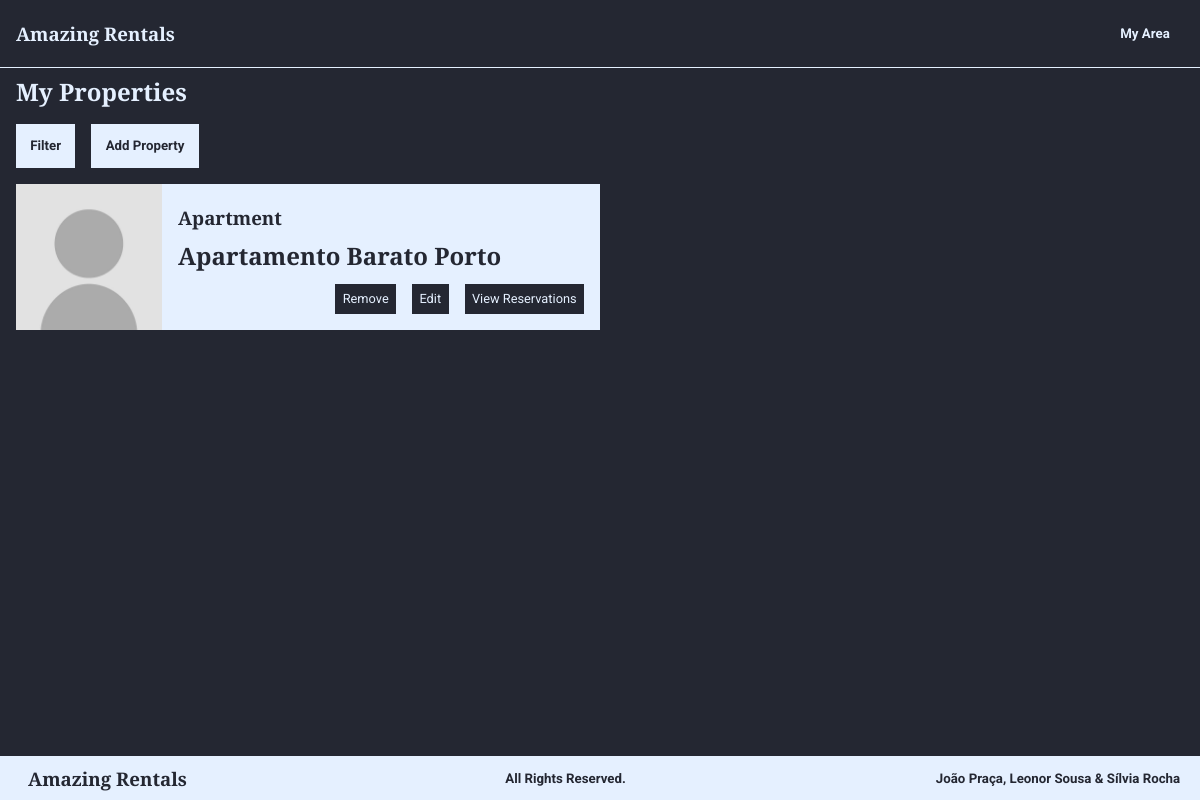
Page /listProperties.php (signed in) on the earlier database version.
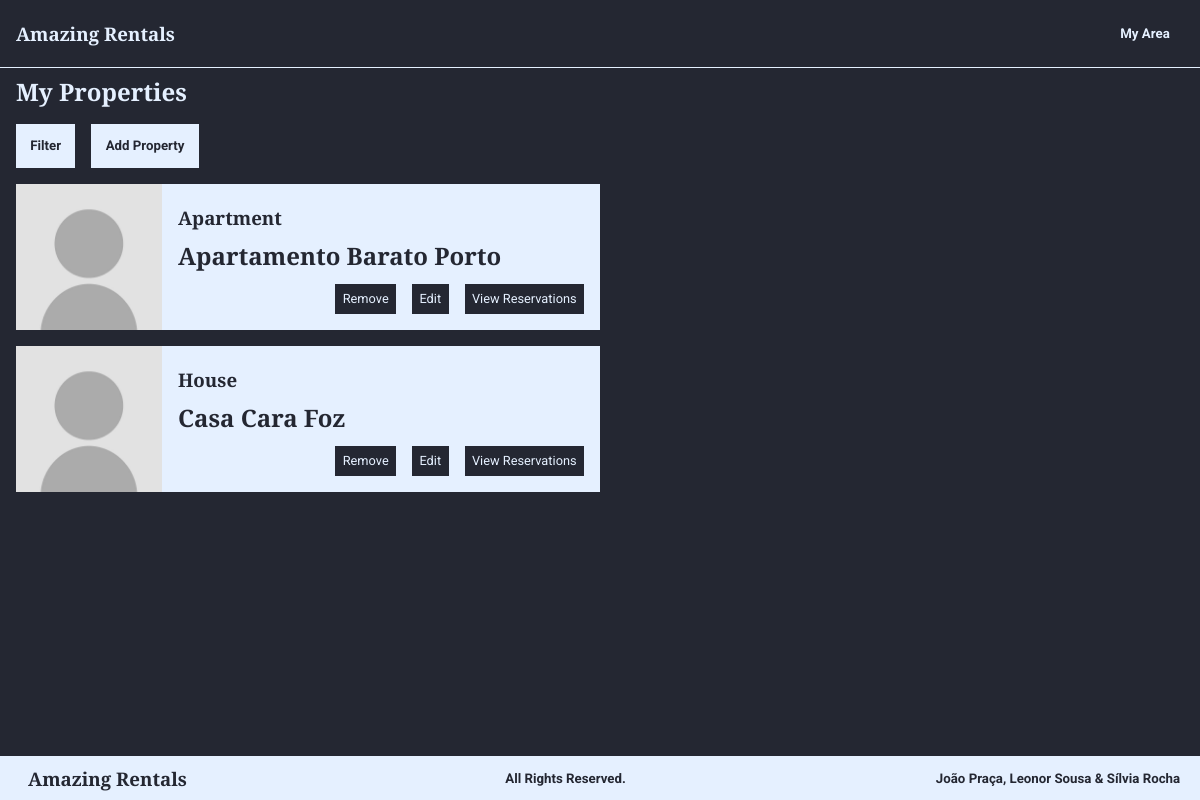
Same page on the later database version.
### tables this page shows
CREATE TABLE Habitacao (
    idHabitacao INTEGER PRIMARY KEY,
    nome        TEXT,
    numQuartos  INTEGER CHECK (numQuartos > 0), 
    maxHospedes INTEGER CHECK (maxHospedes > 0),  
    precoNoite  REAL    CHECK (precoNoite > 0), 
    taxaLimpeza REAL CHECK (taxaLimpeza >= 0), 
    descricao   TEXT,
    latitude    REAL    CHECK(latitude>=-90 and latitude<=90),
    longitude   REAL    CHECK(longitude>=-180 and longitude<=180),
    morada      TEXT,
    idCidade    INTEGER REFERENCES Cidade(idCidade) ON DELETE RESTRICT ON UPDATE RESTRICT, 
    idUtilizador INTEGER REFERENCES Utilizador(idUtilizador) ON DELETE CASCADE ON UPDATE CASCADE,
    idTipo      INTEGER REFERENCES TipoDeHabitacao (idTipo) ON DELETE SET NULL ON UPDATE CASCADE, 
    idPolitica  INTEGER REFERENCES PoliticaDeCancelamento (idPolitica) ON DELETE RESTRICT ON UPDATE CASCADE
);

CREATE TABLE TipoDeHabitacao (
    idTipo  INTEGER PRIMARY KEY,
    nome    VARCHAR(30) UNIQUE NOT NULL
);

### database/habitations.php (called while the page is built, shortened)
<?php
function getProperties($user_id){
    global $db;
    $stmt = $db->prepare('SELECT * FROM Habitacao WHERE idUtilizador = ?');
    $stmt->execute(array($user_id));
    return $stmt->fetchAll();
}
function getNameType($id){
    global $db;
    $stmt = $db->prepare('SELECT nome FROM TipoDeHabitacao WHERE idTipo=?');
    $stmt->execute(array($id));
    return $stmt->fetch();
}
function getHabitationPictures($id){
    global $db;
    $stmt = $db->prepare('SELECT * FROM Imagem WHERE idHabitacao=?');
    $stmt->execute(array($id));
    return $stmt->fetchAll();
}
?>

### templates/properties/viewShortProperty.php (the view)
<section class="propertyShort">
    <?php
        include_once("database/connection.php");
        include_once("database/habitations.php");
        $picture=getHabitationPictures($habitation['idHabitacao']);
        if ($picture != null){
            echo '<img src=' . $picture['urlImagem'] . 'alt=' . $picture['legenda'] . '>';
        }
        else{
            echo '<img src="images/ownerPicture.jpg"  alt="Habitation Picture">';
        }
    ?>
    <div class="rightText">
        <h3><?=getNameType($habitation['idTipo'])['nome']?></h3>
        <h1><?=$habitation['nome']?></h1>
        <div class="horizontalElements">
            <a href="#" class="submit"><p>Remove</p></a>
            <a href="editProperty.php?id=<?=$habitation['idHabitacao']?>" class="submit"><p>Edit</p></a>
            <a href="listReservationsByProperty.php?id=<?=$habitation['idHabitacao']?>" class="submit"><p>View Reservations</p></a>
        </div>
    </div>
</section>

### templates/common/header.php (shortened to what this page needs)
<!DOCTYPE html>
<html>
    <head>
        <link href="style.css" rel="stylesheet">
        <link href="layout.css" rel="stylesheet">
        <link href="responsive.css" rel="stylesheet">
    </head>
    <body>
        <div class="content">
            <nav id="menu">
            <ul>
                <li><a href="homepage.php"><h3>Amazing Rentals</h3></a></li>
                    <?php
                    if ($logedin){ ?>
                        <li>
                            <div class="dropdown">
                                <h5>My Area</h5>
                            </div>
                        </li>
                    <?php } ?>
            </ul>
        </nav>

### listProperties.php (shortened to what this page needs)
<?php
  include('database/connection.php');
  include('database/habitations.php');
  $logedin=true;
  include('templates/common/header.php');
  echo '<h2 class="subtitle">My Properties</h2>';
  echo '<div class="list_properties_options">';
  echo '<a href="editProfile.php"><h5>Filter</h5></a>';
  echo '<a href="addProperty.php"><h5>Add Property</h5></a>';
  echo '</div>';
  $properties = getProperties($_SESSION['user']);
  foreach ($properties as $habitation){
    include("templates/properties/viewShortProperty.php");
  }
  include('templates/common/footer.php');
?>

### templates/common/footer.php
        </div>
        <footer class="footer">
            <h3>Amazing Rentals</h3>
            <h5>All Rights Reserved.</h5>
            <h5>João Praça, Leonor Sousa & Sílvia Rocha</h5>
        </footer>
    </body>
</html>

### style.css (style rules this page uses)
:root { --myDarkBlue: #242732; --myLightBlue: #E5F0FF; --titlesFont: Arvo, Courier, sans-serif; --bodyFont: Roboto, sans-serif; }
h1, h2, h3 { font-family: var(--titlesFont); margin: 0 0.5em 0 0; }
h4, h5, h6, p, span, input, label, tr, a { font-family: var(--bodyFont); }
p { font-size:0.8em; }
a { color:var(--myLightBlue) }
body { background-color: var(--myDarkBlue); color: var(--myLightBlue); }
#menu { border-bottom-width: thin; border-bottom-color: var(--myLightBlue); border-bottom-style: solid; background-color: var(--myDarkBlue); }
#menu ul { list-style-type: none; }
#menu a { color:var(--myLightBlue); text-decoration: none; }
body > footer { background: var(--myLightBlue); color:var(--myDarkBlue); }
#menu li:first-child + li + li h5, #menu li:first-child + li + li + li h5, .dropdown-content a { background: var(--myDarkBlue); border-style: solid; border-width: thin; border-color: var(--myDarkBlue); }
.submit { background: var(--myDarkBlue); color: var(--myLightBlue); text-align: center; border-style: solid; border-width: thin; border-color: var(--myDarkBlue); }
.propertyShort, .reservationShort, .propertySearch { background: var(--myLightBlue); color: var(--myDarkBlue); }
.propertyShort a, .reservationShort a, .propertySearch a { text-decoration: none; }
.list_properties_options h5 { background-color: var(--myLightBlue); color: var(--myDarkBlue); border-style: solid; border-width: thin; border-color: var(--myLightBlue); }
.list_properties_options a { text-decoration: none; }

### layout.css (style rules this page uses)
html, body { height: 100%; }
body { display: flex; flex-direction: column; margin:0; padding:0; }
.content { flex: 1 0 auto; margin: 3.7em 0 0 0; }
#menu { position: fixed; top: 0; width: 100%; z-index:999; overflow:visible; }
#menu ul { text-align: center; padding:0; margin:0; display: flex; align-items: center; justify-content: space-between; }
#menu li:first-child, #menu li:first-child ~ li ~ li { flex-basis: 200px; text-align: right; }
#menu li:first-child { text-align: left; margin-top: 1em; margin-bottom: 1em; }
#menu li { padding: 0em 1em; }
#menu h5 { margin:0; padding:1em; }
.footer { flex-shrink: 0; text-align: center; margin: 1em 0 0 0; padding: 0; display: flex; align-items: center; justify-content: space-between; }
.footer h3, h5 { margin:0.5em; padding: 0em 1em; }
.dropdown { position: relative; display: inline-block; }
.propertyShort, .reservationShort, .propertySearch { width: calc(50% - 1rem); display: flex; margin: 1rem; }
.propertyShort img, .reservationShort img, .propertySearch img { object-fit: cover; width:25%; }
.rightText { display: flex; flex-direction: column; justify-content: flex-start; padding: 1rem; width: 75%; }
.rightText h1, h3, h4, p { margin: 0; padding: 0.3rem 0 0.3rem 0; }
.horizontalElements { display: flex; justify-content: flex-end; align-items: center; margin-top: auto; }
.horizontalElements a { margin-left: 1em; }
.horizontalElements p { padding: 0.5em; }
.list_properties_options { display: flex; margin: 1rem; }
.list_properties_options h5 { margin: 0 1rem 0 0; padding: 1em; }
.subtitle { margin: 1rem; }

Differences in the rows shown:
added habitacao: idTipo.nome "House", nome "Casa Cara Foz"
